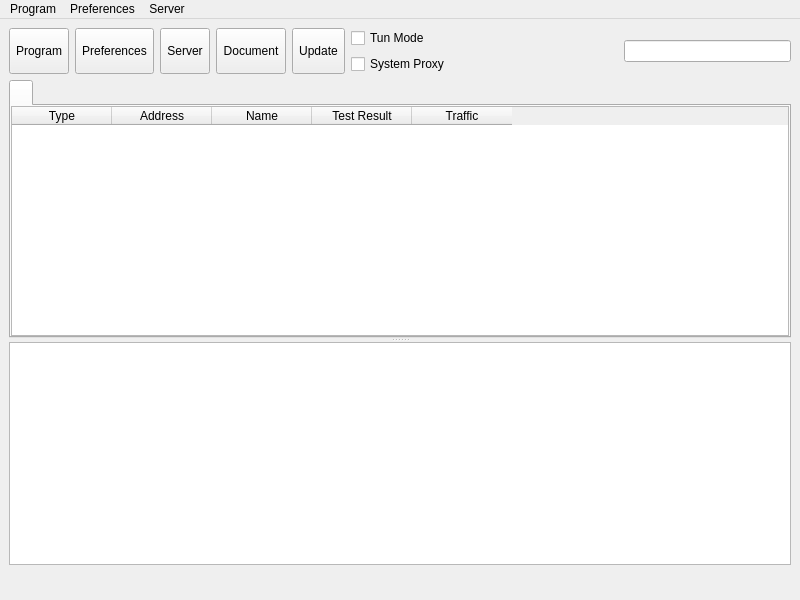
<?xml version="1.0" encoding="UTF-8"?>
<ui version="4.0">
 <class>MainWindow</class>
 <widget class="QMainWindow" name="MainWindow">
  <property name="geometry">
   <rect>
    <x>0</x>
    <y>0</y>
    <width>800</width>
    <height>600</height>
   </rect>
  </property>
  <property name="minimumSize">
   <size>
    <width>800</width>
    <height>600</height>
   </size>
  </property>
  <property name="windowTitle">
   <string notr="true">nya</string>
  </property>
  <widget class="QWidget" name="centralwidget">
   <layout class="QVBoxLayout" name="verticalLayout_3" stretch="0,0,0">
    <item>
     <layout class="QHBoxLayout" name="horizontalLayout_2">
      <item>
       <widget class="QToolButton" name="toolButton_program">
        <property name="sizePolicy">
         <sizepolicy hsizetype="Preferred" vsizetype="Preferred">
          <horstretch>0</horstretch>
          <verstretch>0</verstretch>
         </sizepolicy>
        </property>
        <property name="text">
         <string>Program</string>
        </property>
        <property name="icon">
         <iconset theme="b-system-run"/>
        </property>
        <property name="iconSize">
         <size>
          <width>24</width>
          <height>24</height>
         </size>
        </property>
        <property name="popupMode">
         <enum>QToolButton::ToolButtonPopupMode::InstantPopup</enum>
        </property>
        <property name="toolButtonStyle">
         <enum>Qt::ToolButtonStyle::ToolButtonTextUnderIcon</enum>
        </property>
       </widget>
      </item>
      <item>
       <widget class="QToolButton" name="toolButton_preferences">
        <property name="sizePolicy">
         <sizepolicy hsizetype="Preferred" vsizetype="Preferred">
          <horstretch>0</horstretch>
          <verstretch>0</verstretch>
         </sizepolicy>
        </property>
        <property name="text">
         <string>Preferences</string>
        </property>
        <property name="icon">
         <iconset theme="b-preferences"/>
        </property>
        <property name="iconSize">
         <size>
          <width>24</width>
          <height>24</height>
         </size>
        </property>
        <property name="popupMode">
         <enum>QToolButton::ToolButtonPopupMode::InstantPopup</enum>
        </property>
        <property name="toolButtonStyle">
         <enum>Qt::ToolButtonStyle::ToolButtonTextUnderIcon</enum>
        </property>
       </widget>
      </item>
      <item>
       <widget class="QToolButton" name="toolButton_server">
        <property name="sizePolicy">
         <sizepolicy hsizetype="Preferred" vsizetype="Preferred">
          <horstretch>0</horstretch>
          <verstretch>0</verstretch>
         </sizepolicy>
        </property>
        <property name="text">
         <string>Server</string>
        </property>
        <property name="icon">
         <iconset theme="b-network-server"/>
        </property>
        <property name="iconSize">
         <size>
          <width>24</width>
          <height>24</height>
         </size>
        </property>
        <property name="popupMode">
         <enum>QToolButton::ToolButtonPopupMode::InstantPopup</enum>
        </property>
        <property name="toolButtonStyle">
         <enum>Qt::ToolButtonStyle::ToolButtonTextUnderIcon</enum>
        </property>
       </widget>
      </item>
      <item>
       <widget class="QToolButton" name="toolButton_document">
        <property name="sizePolicy">
         <sizepolicy hsizetype="Preferred" vsizetype="Preferred">
          <horstretch>0</horstretch>
          <verstretch>0</verstretch>
         </sizepolicy>
        </property>
        <property name="text">
         <string>Document</string>
        </property>
        <property name="icon">
         <iconset theme="b-dialog-question"/>
        </property>
        <property name="iconSize">
         <size>
          <width>24</width>
          <height>24</height>
         </size>
        </property>
        <property name="popupMode">
         <enum>QToolButton::ToolButtonPopupMode::InstantPopup</enum>
        </property>
        <property name="toolButtonStyle">
         <enum>Qt::ToolButtonStyle::ToolButtonTextUnderIcon</enum>
        </property>
       </widget>
      </item>
      <item>
       <widget class="QToolButton" name="toolButton_update">
        <property name="sizePolicy">
         <sizepolicy hsizetype="Preferred" vsizetype="Preferred">
          <horstretch>0</horstretch>
          <verstretch>0</verstretch>
         </sizepolicy>
        </property>
        <property name="text">
         <string>Update</string>
        </property>
        <property name="icon">
         <iconset theme="b-system-software-update"/>
        </property>
        <property name="iconSize">
         <size>
          <width>24</width>
          <height>24</height>
         </size>
        </property>
        <property name="popupMode">
         <enum>QToolButton::ToolButtonPopupMode::InstantPopup</enum>
        </property>
        <property name="toolButtonStyle">
         <enum>Qt::ToolButtonStyle::ToolButtonTextUnderIcon</enum>
        </property>
       </widget>
      </item>
      <item>
       <layout class="QVBoxLayout" name="verticalLayout_4">
        <item>
         <widget class="QCheckBox" name="checkBox_VPN">
          <property name="sizePolicy">
           <sizepolicy hsizetype="Preferred" vsizetype="Preferred">
            <horstretch>0</horstretch>
            <verstretch>0</verstretch>
           </sizepolicy>
          </property>
          <property name="text">
           <string>Tun Mode</string>
          </property>
         </widget>
        </item>
        <item>
         <widget class="QCheckBox" name="checkBox_SystemProxy">
          <property name="sizePolicy">
           <sizepolicy hsizetype="Preferred" vsizetype="Preferred">
            <horstretch>0</horstretch>
            <verstretch>0</verstretch>
           </sizepolicy>
          </property>
          <property name="text">
           <string>System Proxy</string>
          </property>
         </widget>
        </item>
       </layout>
      </item>
      <item>
       <spacer name="horizontalSpacer">
        <property name="orientation">
         <enum>Qt::Orientation::Horizontal</enum>
        </property>
        <property name="sizeType">
         <enum>QSizePolicy::Policy::Expanding</enum>
        </property>
        <property name="sizeHint" stdset="0">
         <size>
          <width>40</width>
          <height>20</height>
         </size>
        </property>
       </spacer>
      </item>
      <item>
       <widget class="QLineEdit" name="search">
        <property name="sizePolicy">
         <sizepolicy hsizetype="Expanding" vsizetype="Fixed">
          <horstretch>0</horstretch>
          <verstretch>0</verstretch>
         </sizepolicy>
        </property>
        <property name="clearButtonEnabled">
         <bool>true</bool>
        </property>
       </widget>
      </item>
     </layout>
    </item>
    <item>
     <widget class="QSplitter" name="splitter">
      <property name="orientation">
       <enum>Qt::Orientation::Vertical</enum>
      </property>
      <widget class="QTabWidget" name="tabWidget">
       <property name="currentIndex">
        <number>0</number>
       </property>
       <property name="movable">
        <bool>true</bool>
       </property>
       <widget class="QWidget" name="widget1">
        <attribute name="title">
         <string/>
        </attribute>
        <layout class="QGridLayout" name="gridLayout_2">
         <property name="leftMargin">
          <number>0</number>
         </property>
         <property name="topMargin">
          <number>0</number>
         </property>
         <property name="rightMargin">
          <number>0</number>
         </property>
         <property name="bottomMargin">
          <number>0</number>
         </property>
         <property name="spacing">
          <number>0</number>
         </property>
         <item row="0" column="0">
          <widget class="MyTableWidget" name="proxyListTable">
           <property name="contextMenuPolicy">
            <enum>Qt::ContextMenuPolicy::CustomContextMenu</enum>
           </property>
           <property name="editTriggers">
            <set>QAbstractItemView::EditTrigger::NoEditTriggers</set>
           </property>
           <property name="alternatingRowColors">
            <bool>true</bool>
           </property>
           <property name="selectionBehavior">
            <enum>QAbstractItemView::SelectionBehavior::SelectRows</enum>
           </property>
           <property name="horizontalScrollMode">
            <enum>QAbstractItemView::ScrollMode::ScrollPerPixel</enum>
           </property>
           <property name="wordWrap">
            <bool>false</bool>
           </property>
           <attribute name="horizontalHeaderMinimumSectionSize">
            <number>16</number>
           </attribute>
           <attribute name="horizontalHeaderHighlightSections">
            <bool>false</bool>
           </attribute>
           <attribute name="horizontalHeaderShowSortIndicator" stdset="0">
            <bool>false</bool>
           </attribute>
           <attribute name="verticalHeaderDefaultSectionSize">
            <number>30</number>
           </attribute>
           <column>
            <property name="text">
             <string>Type</string>
            </property>
           </column>
           <column>
            <property name="text">
             <string>Address</string>
            </property>
           </column>
           <column>
            <property name="text">
             <string>Name</string>
            </property>
           </column>
           <column>
            <property name="text">
             <string>Test Result</string>
            </property>
           </column>
           <column>
            <property name="text">
             <string>Traffic</string>
            </property>
           </column>
          </widget>
         </item>
        </layout>
       </widget>
      </widget>
      <widget class="QWidget" name="aaaaaaaaaaaaaaaaaa">
       <layout class="QVBoxLayout" name="aaaaaaaaaaaa" stretch="0">
        <item>
         <widget class="QWidget" name="down_tab" native="true">
          <layout class="QVBoxLayout" name="verticalLayout">
           <property name="spacing">
            <number>0</number>
           </property>
           <property name="leftMargin">
            <number>0</number>
           </property>
           <property name="topMargin">
            <number>0</number>
           </property>
           <property name="rightMargin">
            <number>0</number>
           </property>
           <property name="bottomMargin">
            <number>0</number>
           </property>
           <item>
            <widget class="QTextBrowser" name="masterLogBrowser">
             <property name="contextMenuPolicy">
              <enum>Qt::ContextMenuPolicy::CustomContextMenu</enum>
             </property>
             <property name="openLinks">
              <bool>false</bool>
             </property>
            </widget>
           </item>
          </layout>
         </widget>
        </item>
       </layout>
      </widget>
     </widget>
    </item>
    <item>
     <layout class="QHBoxLayout" name="horizontalLayout">
      <item>
       <widget class="QLabel" name="label_running">
        <property name="text">
         <string/>
        </property>
        <property name="alignment">
         <set>Qt::AlignmentFlag::AlignCenter</set>
        </property>
       </widget>
      </item>
      <item>
       <spacer name="horizontalSpacer_2">
        <property name="orientation">
         <enum>Qt::Orientation::Horizontal</enum>
        </property>
        <property name="sizeType">
         <enum>QSizePolicy::Policy::Maximum</enum>
        </property>
        <property name="sizeHint" stdset="0">
         <size>
          <width>0</width>
          <height>20</height>
         </size>
        </property>
       </spacer>
      </item>
      <item>
       <widget class="QLabel" name="label_inbound">
        <property name="text">
         <string/>
        </property>
        <property name="alignment">
         <set>Qt::AlignmentFlag::AlignCenter</set>
        </property>
       </widget>
      </item>
      <item>
       <widget class="QLabel" name="label_speed">
        <property name="text">
         <string/>
        </property>
        <property name="alignment">
         <set>Qt::AlignmentFlag::AlignCenter</set>
        </property>
       </widget>
      </item>
     </layout>
    </item>
   </layout>
  </widget>
  <widget class="QMenuBar" name="menubar">
   <property name="geometry">
    <rect>
     <x>0</x>
     <y>0</y>
     <width>800</width>
     <height>21</height>
    </rect>
   </property>
   <widget class="QMenu" name="menu_program">
    <property name="title">
     <string>Program</string>
    </property>
    <widget class="QMenu" name="menu_spmode">
     <property name="title">
      <string>System Proxy</string>
     </property>
     <addaction name="menu_spmode_system_proxy"/>
     <addaction name="menu_spmode_vpn"/>
     <addaction name="menu_spmode_disabled"/>
    </widget>
    <widget class="QMenu" name="menu_program_preference">
     <property name="title">
      <string>Preferences</string>
     </property>
     <addaction name="actionfake"/>
    </widget>
    <widget class="QMenu" name="menuActive_Server">
     <property name="title">
      <string>Active Server</string>
     </property>
     <addaction name="actionfake_2"/>
    </widget>
    <widget class="QMenu" name="menuActive_Routing">
     <property name="title">
      <string>Active Routing</string>
     </property>
     <addaction name="actionfake_3"/>
    </widget>
    <addaction name="actionShow_window"/>
    <addaction name="menu_add_from_clipboard2"/>
    <addaction name="menu_scan_qr"/>
    <addaction name="separator"/>
    <addaction name="actionStart_with_system"/>
    <addaction name="actionRemember_last_proxy"/>
    <addaction name="actionAllow_LAN"/>
    <addaction name="menuActive_Server"/>
    <addaction name="menuActive_Routing"/>
    <addaction name="menu_spmode"/>
    <addaction name="menu_program_preference"/>
    <addaction name="separator"/>
    <addaction name="actionRestart_Proxy"/>
    <addaction name="actionRestart_Program"/>
    <addaction name="menu_exit"/>
   </widget>
   <widget class="QMenu" name="menu_preferences">
    <property name="title">
     <string>Preferences</string>
    </property>
    <addaction name="menu_manage_groups"/>
    <addaction name="menu_basic_settings"/>
    <addaction name="menu_routing_settings"/>
    <addaction name="menu_vpn_settings"/>
    <addaction name="menu_hotkey_settings"/>
    <addaction name="menu_open_config_folder"/>
   </widget>
   <widget class="QMenu" name="menu_server">
    <property name="title">
     <string>Server</string>
    </property>
    <widget class="QMenu" name="menu_share_item">
     <property name="title">
      <string>Share</string>
     </property>
     <addaction name="menu_qr"/>
     <addaction name="menu_export_config"/>
     <addaction name="separator"/>
     <addaction name="menu_copy_links"/>
     <addaction name="menu_copy_links_nkr"/>
    </widget>
    <widget class="QMenu" name="menuCurrent_Group">
     <property name="title">
      <string>Current Group</string>
     </property>
     <addaction name="actionfake_5"/>
     <addaction name="menu_tcp_ping"/>
     <addaction name="menu_url_test"/>
     <addaction name="menu_full_test"/>
     <addaction name="menu_stop_testing"/>
     <addaction name="menu_clear_test_result"/>
     <addaction name="menu_resolve_domain"/>
     <addaction name="separator"/>
     <addaction name="menu_remove_unavailable"/>
     <addaction name="menu_delete_repeat"/>
     <addaction name="separator"/>
     <addaction name="menu_update_subscription"/>
    </widget>
    <widget class="QMenu" name="menuCurrent_Select">
     <property name="title">
      <string>Current Select</string>
     </property>
     <addaction name="actionfake_4"/>
    </widget>
    <addaction name="menu_add_from_input"/>
    <addaction name="menu_add_from_clipboard"/>
    <addaction name="separator"/>
    <addaction name="menu_start"/>
    <addaction name="menu_stop"/>
    <addaction name="separator"/>
    <addaction name="menu_select_all"/>
    <addaction name="menu_move"/>
    <addaction name="menu_clone"/>
    <addaction name="menu_reset_traffic"/>
    <addaction name="menu_delete"/>
    <addaction name="separator"/>
    <addaction name="menu_share_item"/>
    <addaction name="separator"/>
    <addaction name="menuCurrent_Select"/>
    <addaction name="menuCurrent_Group"/>
    <addaction name="separator"/>
    <addaction name="menu_profile_debug_info"/>
    <addaction name="separator"/>
   </widget>
   <addaction name="menu_program"/>
   <addaction name="menu_preferences"/>
   <addaction name="menu_server"/>
  </widget>
  <action name="menu_exit">
   <property name="text">
    <string>Exit</string>
   </property>
  </action>
  <action name="actionShow_window">
   <property name="text">
    <string>Show Window</string>
   </property>
  </action>
  <action name="menu_basic_settings">
   <property name="text">
    <string>Basic Settings</string>
   </property>
  </action>
  <action name="menu_add_from_input">
   <property name="text">
    <string>New profile</string>
   </property>
  </action>
  <action name="menu_manage_groups">
   <property name="text">
    <string>Groups</string>
   </property>
  </action>
  <action name="menu_start">
   <property name="text">
    <string>Start</string>
   </property>
   <property name="shortcut">
    <string notr="true">Return</string>
   </property>
  </action>
  <action name="menu_stop">
   <property name="text">
    <string>Stop</string>
   </property>
   <property name="shortcut">
    <string notr="true">Ctrl+S</string>
   </property>
  </action>
  <action name="menu_routing_settings">
   <property name="text">
    <string>Routing Settings</string>
   </property>
  </action>
  <action name="menu_add_from_clipboard">
   <property name="text">
    <string>Add profile from clipboard</string>
   </property>
   <property name="shortcut">
    <string notr="true">Ctrl+V</string>
   </property>
  </action>
  <action name="menu_delete">
   <property name="text">
    <string>Delete</string>
   </property>
   <property name="shortcut">
    <string notr="true">Del</string>
   </property>
  </action>
  <action name="menu_add_from_clipboard2">
   <property name="text">
    <string>Add profile from clipboard</string>
   </property>
  </action>
  <action name="menu_profile_debug_info">
   <property name="text">
    <string>Debug Info</string>
   </property>
  </action>
  <action name="menu_qr">
   <property name="text">
    <string>QR Code and link</string>
   </property>
   <property name="shortcut">
    <string notr="true">Ctrl+Q</string>
   </property>
  </action>
  <action name="menu_copy_link">
   <property name="text">
    <string>Copy Link</string>
   </property>
  </action>
  <action name="menu_tcp_ping">
   <property name="text">
    <string notr="true">Tcp Ping</string>
   </property>
   <property name="shortcut">
    <string notr="true">Ctrl+Shift+T</string>
   </property>
  </action>
  <action name="menu_url_test">
   <property name="text">
    <string notr="true">Url Test</string>
   </property>
   <property name="shortcut">
    <string notr="true">Ctrl+Shift+U</string>
   </property>
  </action>
  <action name="menu_clear_test_result">
   <property name="text">
    <string>Clear Test Result</string>
   </property>
   <property name="shortcut">
    <string notr="true">Ctrl+Shift+C</string>
   </property>
  </action>
  <action name="menu_export_config">
   <property name="text">
    <string>Export %1 config</string>
   </property>
   <property name="shortcut">
    <string notr="true">Ctrl+E</string>
   </property>
  </action>
  <action name="menu_reset_traffic">
   <property name="text">
    <string>Reset Traffic</string>
   </property>
   <property name="shortcut">
    <string notr="true">Ctrl+R</string>
   </property>
  </action>
  <action name="menu_scan_qr">
   <property name="text">
    <string>Scan QR Code</string>
   </property>
  </action>
  <action name="menu_spmode_system_proxy">
   <property name="checkable">
    <bool>true</bool>
   </property>
   <property name="text">
    <string>Enable System Proxy</string>
   </property>
  </action>
  <action name="menu_spmode_disabled">
   <property name="checkable">
    <bool>true</bool>
   </property>
   <property name="text">
    <string>Disable</string>
   </property>
  </action>
  <action name="menu_delete_repeat">
   <property name="text">
    <string>Remove Duplicates</string>
   </property>
   <property name="shortcut">
    <string notr="true">Ctrl+Shift+D</string>
   </property>
  </action>
  <action name="actionfake">
   <property name="text">
    <string>fake</string>
   </property>
   <property name="visible">
    <bool>false</bool>
   </property>
  </action>
  <action name="menu_move">
   <property name="text">
    <string>Move</string>
   </property>
   <property name="shortcut">
    <string notr="true">Ctrl+M</string>
   </property>
  </action>
  <action name="actionStart_with_system">
   <property name="checkable">
    <bool>true</bool>
   </property>
   <property name="text">
    <string>Start with system</string>
   </property>
  </action>
  <action name="actionRemember_last_proxy">
   <property name="checkable">
    <bool>true</bool>
   </property>
   <property name="text">
    <string>Remember last profile</string>
   </property>
  </action>
  <action name="actionAllow_LAN">
   <property name="checkable">
    <bool>true</bool>
   </property>
   <property name="text">
    <string>Allow other devices to connect</string>
   </property>
  </action>
  <action name="menu_remove_unavailable">
   <property name="text">
    <string>Remove Unavailable</string>
   </property>
   <property name="shortcut">
    <string notr="true">Ctrl+Shift+R</string>
   </property>
  </action>
  <action name="menu_full_test">
   <property name="text">
    <string>Full Test</string>
   </property>
   <property name="shortcut">
    <string notr="true">Ctrl+Shift+F</string>
   </property>
  </action>
  <action name="menu_hotkey_settings">
   <property name="text">
    <string>Hotkey Settings</string>
   </property>
  </action>
  <action name="menu_select_all">
   <property name="text">
    <string>Select All</string>
   </property>
   <property name="shortcut">
    <string notr="true">Ctrl+A</string>
   </property>
  </action>
  <action name="menu_copy_links_nkr">
   <property name="text">
    <string>Copy links of selected (Neko Links)</string>
   </property>
   <property name="shortcut">
    <string notr="true">Ctrl+Alt+C</string>
   </property>
  </action>
  <action name="actionfake_2">
   <property name="text">
    <string>fake</string>
   </property>
   <property name="visible">
    <bool>false</bool>
   </property>
  </action>
  <action name="actionfake_3">
   <property name="text">
    <string>fake</string>
   </property>
   <property name="visible">
    <bool>false</bool>
   </property>
  </action>
  <action name="menu_copy_links">
   <property name="text">
    <string>Copy links of selected</string>
   </property>
   <property name="shortcut">
    <string notr="true">Ctrl+C</string>
   </property>
  </action>
  <action name="menu_spmode_vpn">
   <property name="checkable">
    <bool>true</bool>
   </property>
   <property name="text">
    <string>Enable Tun</string>
   </property>
  </action>
  <action name="menu_clone">
   <property name="text">
    <string>Clone</string>
   </property>
   <property name="shortcut">
    <string notr="true">Ctrl+D</string>
   </property>
  </action>
  <action name="menu_update_subscription">
   <property name="text">
    <string>Update subscription</string>
   </property>
   <property name="shortcut">
    <string notr="true">Ctrl+U</string>
   </property>
  </action>
  <action name="menu_resolve_domain">
   <property name="text">
    <string>Resolve domain</string>
   </property>
   <property name="shortcut">
    <string notr="true">Ctrl+Shift+I</string>
   </property>
  </action>
  <action name="menu_vpn_settings">
   <property name="text">
    <string>Tun Settings</string>
   </property>
  </action>
  <action name="actionRestart_Program">
   <property name="text">
    <string>Restart Program</string>
   </property>
  </action>
  <action name="menu_open_config_folder">
   <property name="text">
    <string>Open Config Folder</string>
   </property>
  </action>
  <action name="actionfake_4">
   <property name="text">
    <string notr="true">fake</string>
   </property>
   <property name="visible">
    <bool>false</bool>
   </property>
  </action>
  <action name="actionfake_5">
   <property name="text">
    <string notr="true">fake</string>
   </property>
   <property name="visible">
    <bool>false</bool>
   </property>
  </action>
  <action name="actionRestart_Proxy">
   <property name="text">
    <string>Restart Proxy</string>
   </property>
  </action>
  <action name="menu_stop_testing">
   <property name="text">
    <string>Stop Testing</string>
   </property>
  </action>
 </widget>
 <customwidgets>
  <customwidget>
   <class>MyTableWidget</class>
   <extends>QTableWidget</extends>
   <header>ui/widget/MyTableWidget.h</header>
  </customwidget>
 </customwidgets>
 <resources/>
 <connections/>
</ui>
